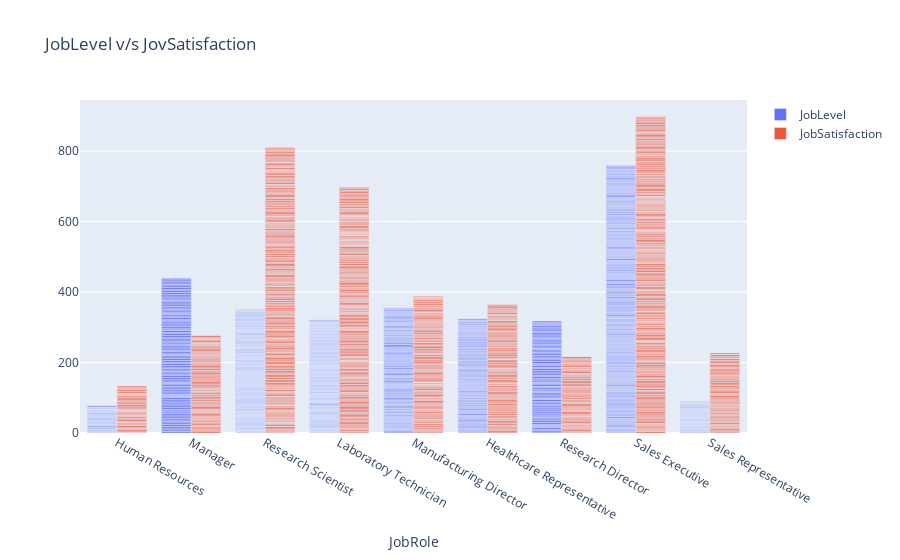

Here is the notebook cell this chart was saved with:
### Code cell
fig1 = go.Figure(
    data=[
        go.Bar(
            name="JobLevel",
            x=dataset["JobRole"],
            y=dataset["JobLevel"],
            offsetgroup=0,
        ),
        go.Bar(
            name="JobSatisfaction",
            x=dataset["JobRole"],
            y=dataset["JobSatisfaction"],
            offsetgroup=1,
        ),
    ],
    layout=go.Layout(
        title="JobLevel v/s JovSatisfaction",
        xaxis_title="JobRole"
    )
)
fig1.show()

### Figure 1 — Plotly figure (JSON) as saved in the notebook; plotly's stock layout.template omitted (floating-point values rounded to 4 significant figures; data arrays with more than 128 entries replaced by an {"elided": "..."} marker saying what was removed)
{"data": [{"name": "JobLevel", "offsetgroup": "0", "type": "bar", "x": {"elided": "1470 str values"}, "y": {"elided": "1470 int values"}}, {"name": "JobSatisfaction", "offsetgroup": "1", "type": "bar", "x": {"elided": "1470 str values"}, "y": {"elided": "1470 int values"}}], "layout": {"title": {"text": "JobLevel v/s JovSatisfaction"}, "xaxis": {"title": {"text": "JobRole"}}}}
